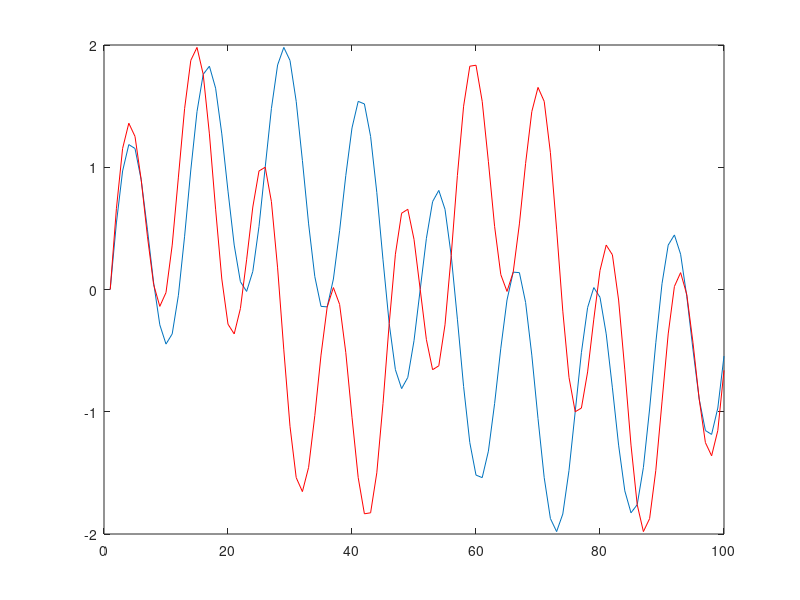
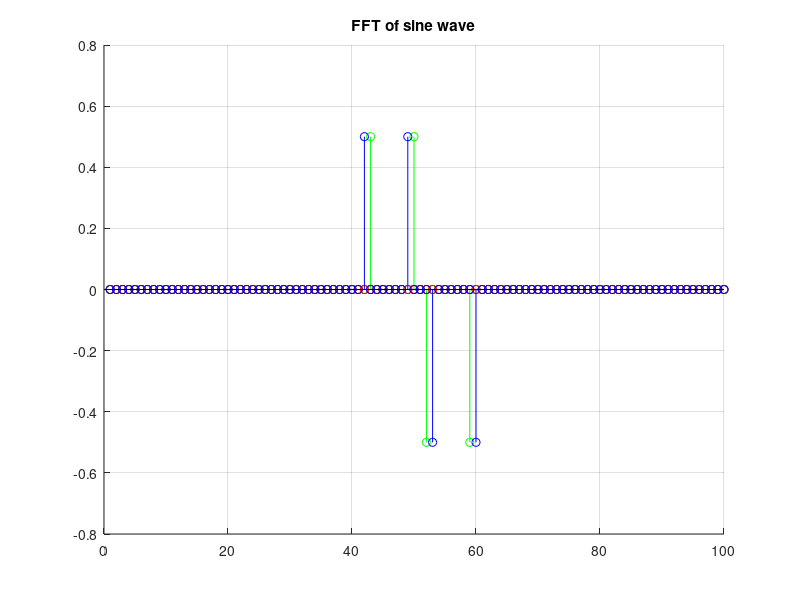

Source code (MATLAB) for these figures, in order:
clc;
clear all;
close all;

t = [0:99];
N = length(t);
f = 0.01; #0.5 = f_max
phi = 0.1;
f_offset = 0.01;
r = sin(2*pi*f*t) + sin(2*pi*(f*8)*t);
r_shift = sin(2*pi*(f+f_offset)*t) + sin(2*pi*(f*8+f_offset)*t);

figure;
title("input signal");
plot(r);
hold on;
plot(r_shift, 'r');

R = 1/N * fftshift(fft(r));
R_shift = 1/N * fftshift(fft(r_shift));

figure;
hold on;
grid on;

title('FFT of sine wave');
#plot(abs(R));
stem(real(R), 'r');
stem(imag(R), 'g');
#plot(abs(R_shift));
stem(real(R_shift), 'r');
stem(imag(R_shift), 'b');